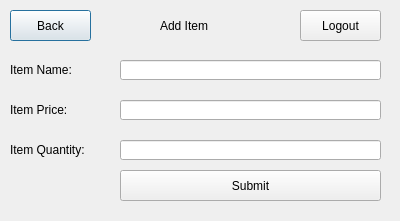
<?xml version="1.0" encoding="UTF-8"?>
<ui version="4.0">
 <class>addItem</class>
 <widget class="QDialog" name="addItem">
  <property name="geometry">
   <rect>
    <x>0</x>
    <y>0</y>
    <width>400</width>
    <height>221</height>
   </rect>
  </property>
  <property name="windowTitle">
   <string>Dialog</string>
  </property>
  <widget class="QLineEdit" name="lineEdit_iName">
   <property name="geometry">
    <rect>
     <x>120</x>
     <y>60</y>
     <width>261</width>
     <height>20</height>
    </rect>
   </property>
  </widget>
  <widget class="QLabel" name="label">
   <property name="geometry">
    <rect>
     <x>10</x>
     <y>60</y>
     <width>81</width>
     <height>20</height>
    </rect>
   </property>
   <property name="text">
    <string>Item Name:</string>
   </property>
  </widget>
  <widget class="QLineEdit" name="lineEdit_iPrice">
   <property name="geometry">
    <rect>
     <x>120</x>
     <y>100</y>
     <width>261</width>
     <height>20</height>
    </rect>
   </property>
  </widget>
  <widget class="QLabel" name="label_2">
   <property name="geometry">
    <rect>
     <x>10</x>
     <y>100</y>
     <width>81</width>
     <height>20</height>
    </rect>
   </property>
   <property name="text">
    <string>Item Price:</string>
   </property>
  </widget>
  <widget class="QLineEdit" name="lineEdit_iQuan">
   <property name="geometry">
    <rect>
     <x>120</x>
     <y>140</y>
     <width>261</width>
     <height>20</height>
    </rect>
   </property>
  </widget>
  <widget class="QLabel" name="label_3">
   <property name="geometry">
    <rect>
     <x>10</x>
     <y>140</y>
     <width>81</width>
     <height>20</height>
    </rect>
   </property>
   <property name="text">
    <string>Item Quantity:</string>
   </property>
  </widget>
  <widget class="QPushButton" name="back_button">
   <property name="geometry">
    <rect>
     <x>10</x>
     <y>10</y>
     <width>81</width>
     <height>31</height>
    </rect>
   </property>
   <property name="text">
    <string>Back</string>
   </property>
  </widget>
  <widget class="QPushButton" name="submit_button">
   <property name="geometry">
    <rect>
     <x>120</x>
     <y>170</y>
     <width>261</width>
     <height>31</height>
    </rect>
   </property>
   <property name="text">
    <string>Submit</string>
   </property>
  </widget>
  <widget class="QPushButton" name="logout_button">
   <property name="geometry">
    <rect>
     <x>300</x>
     <y>10</y>
     <width>81</width>
     <height>31</height>
    </rect>
   </property>
   <property name="text">
    <string>Logout</string>
   </property>
  </widget>
  <widget class="QLabel" name="label_4">
   <property name="geometry">
    <rect>
     <x>160</x>
     <y>15</y>
     <width>81</width>
     <height>21</height>
    </rect>
   </property>
   <property name="text">
    <string>Add Item</string>
   </property>
  </widget>
 </widget>
 <resources/>
 <connections/>
</ui>
